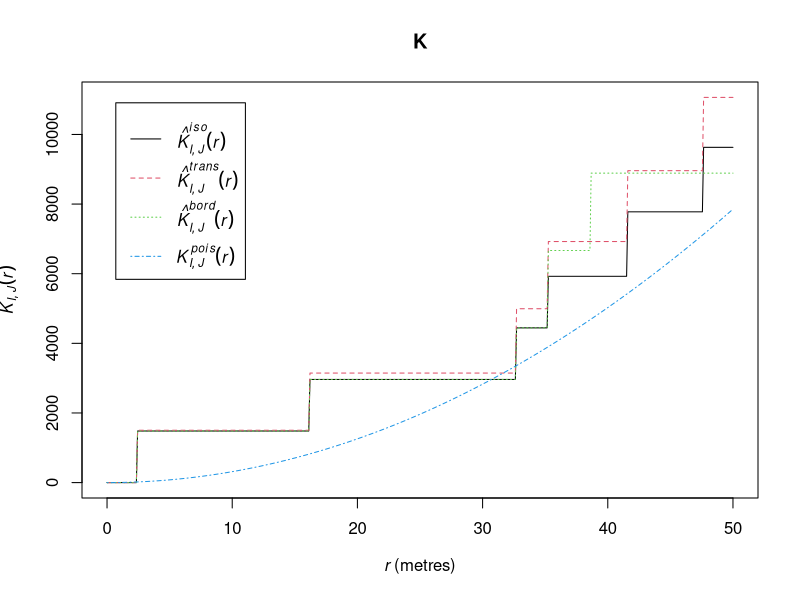

Write the R code that produced this figure.
library(spatstat)


### Name: Kmulti
### Title: Marked K-Function
### Aliases: Kmulti
### Keywords: spatial nonparametric

### ** Examples

     # Longleaf Pine data: marks represent diameter
    trees <- longleaf
    ## Don't show: 
        trees <- trees[seq(1,npoints(trees), by=50), ]
    
## End(Don't show)
    K <- Kmulti(trees, marks(trees) <= 15, marks(trees) >= 25)
    plot(K)
    # functions determining subsets
    f1 <- function(X) { marks(X) <= 15 }
    f2 <- function(X) { marks(X) >= 15 }
    K <- Kmulti(trees, f1, f2)
   ## Don't show: 
        rm(trees)
    
## End(Don't show)
